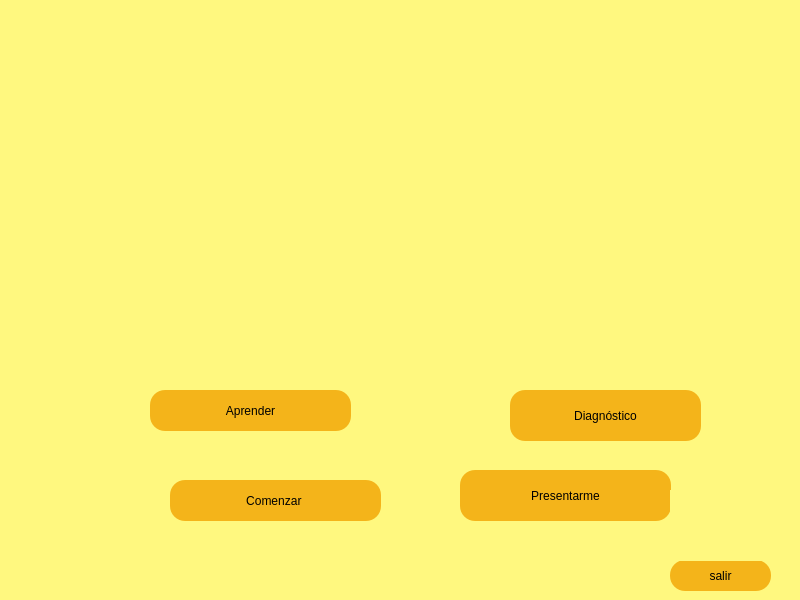
<?xml version="1.0" encoding="UTF-8"?>
<ui version="4.0">
 <class>page0</class>
 <widget class="QMainWindow" name="page0">
  <property name="geometry">
   <rect>
    <x>0</x>
    <y>0</y>
    <width>800</width>
    <height>600</height>
   </rect>
  </property>
  <property name="minimumSize">
   <size>
    <width>800</width>
    <height>600</height>
   </size>
  </property>
  <property name="maximumSize">
   <size>
    <width>800</width>
    <height>600</height>
   </size>
  </property>
  <property name="windowTitle">
   <string>page0</string>
  </property>
  <property name="styleSheet">
   <string notr="true">background-color: rgb(255, 248, 127);</string>
  </property>
  <widget class="QWidget" name="centralwidget">
   <property name="minimumSize">
    <size>
     <width>800</width>
     <height>600</height>
    </size>
   </property>
   <property name="maximumSize">
    <size>
     <width>800</width>
     <height>600</height>
    </size>
   </property>
   <widget class="QLabel" name="label">
    <property name="geometry">
     <rect>
      <x>50</x>
      <y>50</y>
      <width>351</width>
      <height>331</height>
     </rect>
    </property>
    <property name="styleSheet">
     <string notr="true"/>
    </property>
    <property name="text">
     <string/>
    </property>
    <property name="scaledContents">
     <bool>true</bool>
    </property>
   </widget>
   <widget class="QLabel" name="label_2">
    <property name="geometry">
     <rect>
      <x>440</x>
      <y>50</y>
      <width>351</width>
      <height>331</height>
     </rect>
    </property>
    <property name="styleSheet">
     <string notr="true"/>
    </property>
    <property name="text">
     <string/>
    </property>
    <property name="scaledContents">
     <bool>true</bool>
    </property>
   </widget>
   <widget class="QPushButton" name="pushButton">
    <property name="geometry">
     <rect>
      <x>150</x>
      <y>390</y>
      <width>201</width>
      <height>41</height>
     </rect>
    </property>
    <property name="styleSheet">
     <string notr="true">font: 87 18pt &quot;Arial Black&quot;;
background-color: rgb(244, 180, 26);
border-radius:15px;</string>
    </property>
    <property name="text">
     <string>Aprender</string>
    </property>
    <property name="icon">
     <iconset>
      <normaloff>../profesor.png</normaloff>../profesor.png</iconset>
    </property>
    <property name="iconSize">
     <size>
      <width>40</width>
      <height>40</height>
     </size>
    </property>
   </widget>
   <widget class="QPushButton" name="pushButton_2">
    <property name="geometry">
     <rect>
      <x>510</x>
      <y>390</y>
      <width>191</width>
      <height>51</height>
     </rect>
    </property>
    <property name="styleSheet">
     <string notr="true">font: 87 18pt &quot;Arial Black&quot;;
background-color: rgb(244, 180, 26);
border-radius:15px;</string>
    </property>
    <property name="text">
     <string>Diagnóstico</string>
    </property>
    <property name="icon">
     <iconset>
      <normaloff>../cruz-roja.png</normaloff>../cruz-roja.png</iconset>
    </property>
    <property name="iconSize">
     <size>
      <width>40</width>
      <height>40</height>
     </size>
    </property>
   </widget>
   <widget class="QPushButton" name="btn_Hablar">
    <property name="geometry">
     <rect>
      <x>170</x>
      <y>480</y>
      <width>211</width>
      <height>41</height>
     </rect>
    </property>
    <property name="styleSheet">
     <string notr="true">font: 87 18pt &quot;Arial Black&quot;;
background-color: rgb(244, 180, 26);
border-radius:15px;</string>
    </property>
    <property name="text">
     <string>Comenzar </string>
    </property>
    <property name="icon">
     <iconset>
      <normaloff>../hablar.png</normaloff>../hablar.png</iconset>
    </property>
    <property name="iconSize">
     <size>
      <width>40</width>
      <height>40</height>
     </size>
    </property>
   </widget>
   <widget class="QPushButton" name="pushButton_5">
    <property name="geometry">
     <rect>
      <x>670</x>
      <y>560</y>
      <width>101</width>
      <height>31</height>
     </rect>
    </property>
    <property name="styleSheet">
     <string notr="true">font: 87 13pt &quot;Arial Black&quot;;
background-color: rgb(244, 180, 26);
border-radius:15px;</string>
    </property>
    <property name="text">
     <string>salir</string>
    </property>
    <property name="icon">
     <iconset>
      <normaloff>../cerrar-sesion.png</normaloff>../cerrar-sesion.png</iconset>
    </property>
    <property name="iconSize">
     <size>
      <width>20</width>
      <height>20</height>
     </size>
    </property>
   </widget>
   <widget class="QPushButton" name="btn_presentar">
    <property name="geometry">
     <rect>
      <x>460</x>
      <y>470</y>
      <width>211</width>
      <height>51</height>
     </rect>
    </property>
    <property name="styleSheet">
     <string notr="true">font: 87 18pt &quot;Arial Black&quot;;
background-color: rgb(244, 180, 26);
border-radius:15px;</string>
    </property>
    <property name="text">
     <string>Presentarme</string>
    </property>
    <property name="icon">
     <iconset>
      <normaloff>../hablar.png</normaloff>../hablar.png</iconset>
    </property>
    <property name="iconSize">
     <size>
      <width>40</width>
      <height>40</height>
     </size>
    </property>
   </widget>
   <widget class="QLabel" name="label_3">
    <property name="geometry">
     <rect>
      <x>670</x>
      <y>490</y>
      <width>101</width>
      <height>71</height>
     </rect>
    </property>
    <property name="text">
     <string/>
    </property>
    <property name="pixmap">
     <pixmap>../../../../Downloads/icons8-child-safe-zone-100.png</pixmap>
    </property>
   </widget>
   <widget class="QLabel" name="label_5">
    <property name="geometry">
     <rect>
      <x>50</x>
      <y>560</y>
      <width>51</width>
      <height>41</height>
     </rect>
    </property>
    <property name="text">
     <string/>
    </property>
    <property name="pixmap">
     <pixmap>../../../../Downloads/icons8-títere-de-calcetín-48.png</pixmap>
    </property>
   </widget>
   <widget class="QLabel" name="label_6">
    <property name="geometry">
     <rect>
      <x>10</x>
      <y>560</y>
      <width>51</width>
      <height>41</height>
     </rect>
    </property>
    <property name="text">
     <string/>
    </property>
    <property name="pixmap">
     <pixmap>../../../../Downloads/icons8-toy-train-48.png</pixmap>
    </property>
   </widget>
   <widget class="QLabel" name="label_8">
    <property name="geometry">
     <rect>
      <x>160</x>
      <y>560</y>
      <width>51</width>
      <height>41</height>
     </rect>
    </property>
    <property name="text">
     <string/>
    </property>
    <property name="pixmap">
     <pixmap>../../../../Downloads/icons8-carrusel-48.png</pixmap>
    </property>
   </widget>
   <widget class="QLabel" name="label_9">
    <property name="geometry">
     <rect>
      <x>100</x>
      <y>560</y>
      <width>51</width>
      <height>41</height>
     </rect>
    </property>
    <property name="text">
     <string/>
    </property>
    <property name="pixmap">
     <pixmap>../../../../Downloads/icons8-sol-48.png</pixmap>
    </property>
   </widget>
   <widget class="QLabel" name="label_10">
    <property name="geometry">
     <rect>
      <x>750</x>
      <y>40</y>
      <width>51</width>
      <height>41</height>
     </rect>
    </property>
    <property name="text">
     <string/>
    </property>
    <property name="pixmap">
     <pixmap>../../../../Downloads/icons8-planeta-48.png</pixmap>
    </property>
   </widget>
   <widget class="QLabel" name="label_11">
    <property name="geometry">
     <rect>
      <x>30</x>
      <y>50</y>
      <width>51</width>
      <height>41</height>
     </rect>
    </property>
    <property name="text">
     <string/>
    </property>
    <property name="pixmap">
     <pixmap>../../../../Downloads/icons8-ciencia-ficción-48.png</pixmap>
    </property>
   </widget>
  </widget>
 </widget>
 <resources/>
 <connections/>
</ui>
